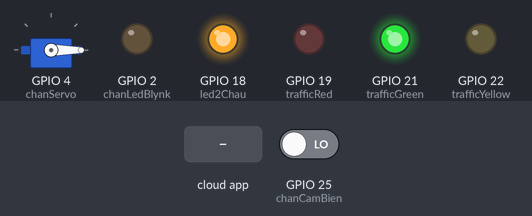
Recording of a sketch running on a simulated ESP32. Shown: servo, output pins drawn as LEDs (lit = HIGH). The inputs (shaded band) are chosen by the test bench; at power-on: GPIO 25 (chanCamBien) LOW. WiFi joins after 1.5 s; servers stay silent unless stated; the Firebase database answers and starts empty; what the sketch prints to the serial monitor is not drawn.

Above: at 4.0 s.
4.1 s: the phone or cloud app sets status to reserved
At 5.9 s:
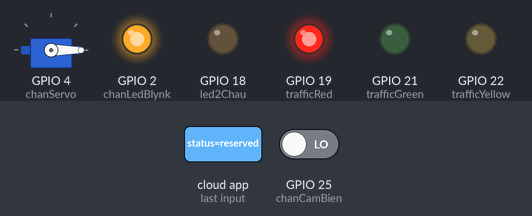
At 8.2 s:
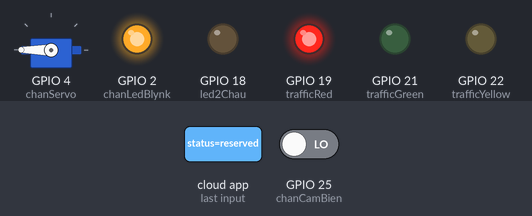
Timing chart, 0 to 15.2 s (numbered marks = the images above; inputs shaded):
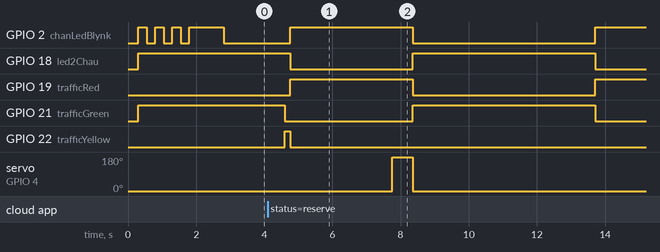

Measured:
- after the input at 4.1 s, GPIO 2 (chanLedBlynk): LOW → HIGH after 0.66 s, → LOW 3.6 s later, → HIGH 5.4 s later; GPIO 18 (led2Chau): HIGH → LOW after 0.66 s, → HIGH 3.6 s later, → LOW 5.4 s later

The sketch:

esp32_ken_N1-01.ino
```cpp
#include <WiFi.h>
#include <Firebase_ESP_Client.h>   // THƯ VIỆN MỚI (ổn định, không lỗi SSL như FirebaseESP32 cũ)
#include <ESP32Servo.h>

// 1. CẤU HÌNH WI-FI & FIREBASE
#define WIFI_SSID     "ThanhHuy"
#define WIFI_PASSWORD "Nghia!@#123"

// Host database hệ thống kén V2 (BỎ https:// và dấu / ở cuối)
#define FIREBASE_HOST "kennguv-default-rtdb.asia-southeast1.firebasedatabase.app"
#define FIREBASE_AUTH "test_mode_secret"   // database secret bất kỳ (rules đang mở)

// Node riêng cho kén phần cứng N2-01 (12 kén còn lại là giả lập, check-in tay trên web)
#define POD_PATH "/pods/N2-01"

// 2. CHÂN PHẦN CỨNG
const int chanCamBien   = 25;
const int chanLedBlynk  = 2;
const int chanServo     = 4;
const int led2Chau      = 18;
const int trafficRed    = 19;
const int trafficYellow = 22;
const int trafficGreen  = 21;

Servo cuaKen;
FirebaseData   fbdo;
FirebaseAuth   auth;
FirebaseConfig config;

String kenStatus     = "available";
String lastKenStatus = "available";
String trangThaiInGanNhat = "";
int    duration      = 20;

// Các mốc thời gian (millis) để chạy KHÔNG-BLOCKING -> không đơ/giật
unsigned long thoiGianQuetMang      = 0;
unsigned long thoiGianBatCamBien    = 0;
unsigned long thoiGianBatDauDemNguoc = 0;
unsigned long thoiGianBatDauGiuCho  = 0;
unsigned long giuChoMs = 30000;   // hạn giữ chỗ (ms) đọc từ web theo vai trò người đặt (admin 20s / user 30s)
int  lastCountdownPushed = -1;
bool dangChoQuayServo    = false;

// Đặt toàn bộ đèn về trạng thái TRỐNG (xanh) — gom 1 chỗ cho gọn
void denTrong() {
  digitalWrite(led2Chau, HIGH);
  digitalWrite(trafficGreen, HIGH);
  digitalWrite(trafficYellow, LOW);
  digitalWrite(trafficRed, LOW);
  digitalWrite(chanLedBlynk, LOW);
}

void setup() {
  Serial.begin(115200);
  delay(300);
  Serial.printf("\n[BOOT] Ly do reset: %d | RAM trong: %u bytes\n", (int)esp_reset_reason(), ESP.getFreeHeap());

  pinMode(chanCamBien, INPUT);
  pinMode(chanLedBlynk, OUTPUT);
  pinMode(led2Chau, OUTPUT);
  pinMode(trafficRed, OUTPUT);
  pinMode(trafficYellow, OUTPUT);
  pinMode(trafficGreen, OUTPUT);

  denTrong();
  cuaKen.attach(chanServo);
  cuaKen.write(0);   // cửa mở mặc định

  WiFi.begin(WIFI_SSID, WIFI_PASSWORD);
  Serial.print("Dang ket noi Wi-Fi...");
  while (WiFi.status() != WL_CONNECTED) {
    digitalWrite(chanLedBlynk, HIGH); delay(250);
    digitalWrite(chanLedBlynk, LOW);  delay(250);
    Serial.print(".");
  }
  digitalWrite(chanLedBlynk, HIGH);
  Serial.println("\nWi-Fi da ket noi thanh cong!");
  delay(1000);
  digitalWrite(chanLedBlynk, LOW);

  // Liên kết Firebase bằng API thư viện MỚI
  config.host = FIREBASE_HOST;
  config.signer.tokens.legacy_token = FIREBASE_AUTH;
  Firebase.reconnectWiFi(true);
  Firebase.begin(&config, &auth);

  Serial.println("==> Firebase.begin() xong. Node dieu khien: " + String(POD_PATH));
}

// Giải phóng kén về TRỐNG (dùng khi hết giờ ngủ hoặc hết hạn giữ chỗ)
void traVeTrong(const char* lyDo) {
  Serial.print("==> Tra ve TRONG: "); Serial.println(lyDo);
  cuaKen.write(0);
  denTrong();
  if (Firebase.ready()) {
    Firebase.RTDB.setString(&fbdo, String(POD_PATH) + "/status", "available");
    Firebase.RTDB.setInt(&fbdo,    String(POD_PATH) + "/countdown", 0);
    Firebase.RTDB.setString(&fbdo, String(POD_PATH) + "/user", "");
    Firebase.RTDB.setString(&fbdo, String(POD_PATH) + "/mssv", "");
    Firebase.RTDB.setString(&fbdo, String(POD_PATH) + "/booking_owner", "");
  }
  kenStatus = "available";
  lastKenStatus = "available";
}

void loop() {
  // Đọc trạng thái định kỳ mỗi 300ms (KHÔNG đọc khi đang busy để tránh nhồi hàng đợi mạng)
  if (Firebase.ready() && (millis() - thoiGianQuetMang > 300)) {
    thoiGianQuetMang = millis();
    if (kenStatus != "busy") {
      if (Firebase.RTDB.getString(&fbdo, String(POD_PATH) + "/status")) {
        if (fbdo.dataType() == "string") kenStatus = fbdo.stringData();
      } else {
        Serial.print("[LOI DOC status] "); Serial.println(fbdo.errorReason());
      }
      if (Firebase.RTDB.getInt(&fbdo, String(POD_PATH) + "/duration")) {
        if (fbdo.dataType() == "int") duration = fbdo.intData();
      }
      // Hạn giữ chỗ (ms) theo vai trò người đặt — web ghi lên; mặc định 30000 nếu thiếu
      if (Firebase.RTDB.getInt(&fbdo, String(POD_PATH) + "/holdMs")) {
        if (fbdo.dataType() == "int" && fbdo.intData() > 0) giuChoMs = (unsigned long)fbdo.intData();
      }
      if (kenStatus != trangThaiInGanNhat) {
        trangThaiInGanNhat = kenStatus;
        Serial.print(">> Web bao trang thai: "); Serial.print(kenStatus);
        Serial.print(" | goi: "); Serial.print(duration); Serial.println("s");
      }
    }
  }

  // Đổi đèn VÀNG tức khắc khi web vừa bấm đặt giữ chỗ
  if (kenStatus != lastKenStatus) {
    if (kenStatus == "reserved") {
      digitalWrite(led2Chau, HIGH);
      digitalWrite(trafficGreen, LOW);
      digitalWrite(trafficYellow, HIGH);
      digitalWrite(trafficRed, LOW);
      digitalWrite(chanLedBlynk, LOW);
      cuaKen.write(0);
      thoiGianBatDauGiuCho = millis();   // bắt đầu đếm hạn giữ chỗ
      Serial.println("==> DA DAT KEN N2-01: Len den VANG lap tuc!");
    }
    lastKenStatus = kenStatus;
  }

  // TRẠNG THÁI 1: TRỐNG (xanh)
  if (kenStatus == "available") {
    denTrong();
    cuaKen.write(0);
    if (digitalRead(chanCamBien) == LOW) kichHoatKhoaKen();
  }
  // TRẠNG THÁI 2: ĐÃ ĐẶT — chờ khách đến (vàng)
  else if (kenStatus == "reserved") {
    digitalWrite(led2Chau, HIGH);
    digitalWrite(trafficGreen, LOW);
    digitalWrite(trafficYellow, HIGH);
    digitalWrite(trafficRed, LOW);
    digitalWrite(chanLedBlynk, LOW);

    if (digitalRead(chanCamBien) == LOW) {
      kichHoatKhoaKen();
    }
    // Tự giải phóng nếu giữ chỗ quá hạn mà không ai đặt ĐT vào (chống kẹt "Đã đặt" mãi)
    else if (millis() - thoiGianBatDauGiuCho > giuChoMs + 5000UL) {
      traVeTrong("Het han giu cho, khong ai dat DT vao");
    }
  }
  // TRẠNG THÁI 3: ĐANG DÙNG — đếm ngược (đỏ)
  else if (kenStatus == "busy") {
    // Pha 1: chờ 3 giây an toàn để người dùng rút tay ra
    if (dangChoQuayServo) {
      if (millis() - thoiGianBatCamBien >= 3000) {
        dangChoQuayServo = false;
        cuaKen.write(180);   // đóng chốt
        delay(600);
        digitalWrite(chanLedBlynk, LOW);
        thoiGianBatDauDemNguoc = millis();
        lastCountdownPushed = -1;   // ép đẩy giá trị đầu ngay
      }
    }
    // Pha 2: đếm ngược theo ĐỒNG HỒ THỰC (không trừ dần -> không giãn khi mạng nghẽn)
    else {
      unsigned long daTroiQua = (millis() - thoiGianBatDauDemNguoc) / 1000;
      int conLai = duration - (int)daTroiQua;
      if (conLai < 0) conLai = 0;

      if (conLai > 0) {
        // Chỉ đẩy lên Firebase khi số giây đổi -> giảm tối đa lần gọi mạng (chống đơ)
        if (conLai != lastCountdownPushed) {
          lastCountdownPushed = conLai;
          if (Firebase.ready()) Firebase.RTDB.setInt(&fbdo, String(POD_PATH) + "/countdown", conLai);
          Serial.printf("Ken N2-01 con lai: %d giay\n", conLai);
        }
      } else {
        traVeTrong("Het gio ngu");
        Serial.println("==> 4 giay an toan de rut may...");
        delay(4000);   // cooldown chống đọc trùng tín hiệu cảm biến cũ
      }
    }
  }
}

// Cảm biến phát hiện vật -> khoá kén, chuyển sang busy
void kichHoatKhoaKen() {
  kenStatus = "busy";
  lastKenStatus = "busy";

  if (Firebase.ready()) {
    if (!Firebase.RTDB.setString(&fbdo, String(POD_PATH) + "/status", "busy"))
      Serial.print("[LOI GHI busy] "), Serial.println(fbdo.errorReason());
    else
      Serial.println(">> Da ghi status=busy len Firebase OK.");
  }

  digitalWrite(trafficYellow, LOW);
  digitalWrite(trafficGreen, LOW);
  digitalWrite(trafficRed, HIGH);
  digitalWrite(led2Chau, LOW);
  digitalWrite(chanLedBlynk, HIGH);

  thoiGianBatCamBien = millis();
  dangChoQuayServo = true;
  Serial.println("==> CAM BIEN KICH HOAT KEN N2-01! Chuyen mau DO.");
}
```
